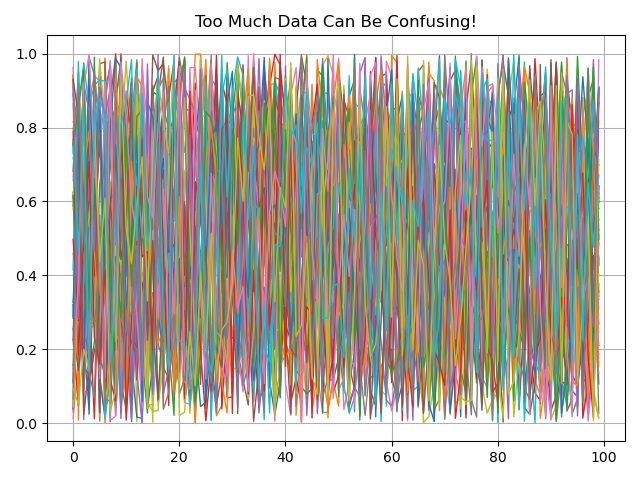

Generate this figure with Python:
import numpy as np
import matplotlib.pyplot as plt
for i in range(50):
    plt.plot(np.random.rand(100), linewidth=1)

plt.title("Too Much Data Can Be Confusing!")
plt.grid(True)
plt.tight_layout()
plt.show()
